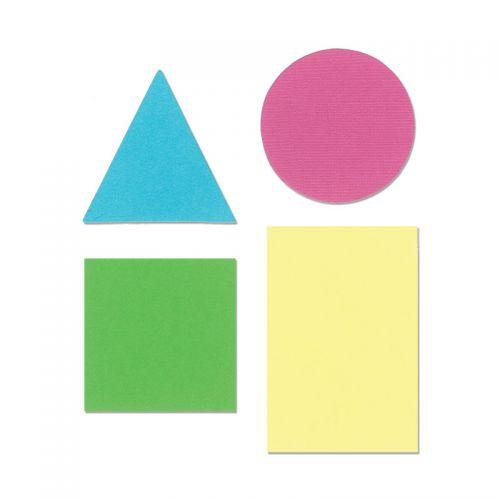
#> input picture Resources/img_2.png, 500 x 500 px
$ python chapter8.py
#> lines starting #> are read from the running program, lines starting #| are printed output that depends on the picture; after the words box and inside, x2 and y2 are one past the last pixel; in counts of white or black regions, pixels touching at a corner belong together
import cv2
import numpy as np


def getContours(img):
    contours,hierarchy=cv2.findContours(img,cv2.RETR_EXTERNAL,cv2.CHAIN_APPROX_NONE)
    for cnt in contours:
        area = cv2.contourArea(cnt)
        print(area)
        cv2.drawContours(imgContour, cnt,-1,(255,0,0),3)
        perimeter = cv2.arcLength(cnt,True)
        print(perimeter)
        approx = cv2.approxPolyDP(cnt,0.02*perimeter,True)
        print(len(approx))
        objCor=len(approx)
        x,y,w,h =cv2.boundingRect(approx)

        if objCor ==3: objectType ="Tri"
        elif objCor ==4:
            aspRatio = w/float(h)
            if aspRatio>0.95 and aspRatio<1.05 : objectType="Square"
            else: objectType="Rectangle"
            objectType ="Square"
        elif objCor>4: objectType=="Circles"
        else: objectType="None"
        cv2.rectangle(imgContour,(x,y),(x+w,y+h),(0,255,0),2)
        cv2.putText(imgContour,objectType,
                    (x+(w//2)-10,y+(h//2)-10),cv2.FONT_HERSHEY_COMPLEX_SMALL,0.7,(0,0,0),1)

path='Resources/img_2.png'
img = cv2.imread(path)
#> img is the input picture: shape (500, 500, 3); mean B, G, R 215.3, 232, 227.4
imgContour = img.copy()


imgGray = cv2.cvtColor(img,cv2.COLOR_BGR2GRAY)
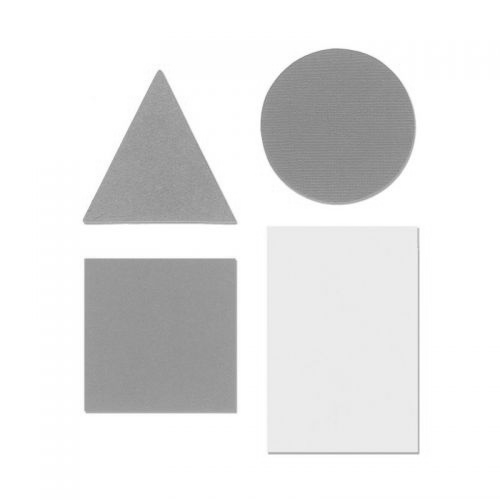
#> imgGray: shape (500, 500); min 128, max 255, mean 228.7
imgBlur = cv2.GaussianBlur(imgGray,(7,7),1)
imgCanny = cv2.Canny(imgBlur,40,40)
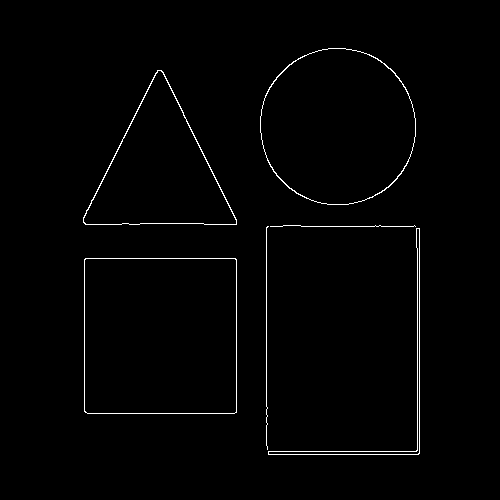
#> imgCanny: shape (500, 500); 1.2% white in thin lines or dots, all inside (x1, y1, x2, y2) = (83, 48, 420, 455)
getContours(imgCanny)
#> in getContours, `contours,hierarchy=cv2.findContours(img,cv2.RETR_EXTERNAL,cv2.CHAIN_AP..`: contours = 6 contours, 2 with area under 20; largest, box (x1, y1, x2, y2) and area: (84, 258, 237, 414) 23554, (260, 48, 416, 205) 19148, (83, 70, 237, 225) 12484, (268, 228, 420, 455) 920
#> the loop in getContours, `for cnt in contours:` made 6 passes
#> (area, perimeter, approx, objCor, x, y, w, h) on passes 1 to 2: (23554.5, 611.1, [[85, 258], [84, 411], [236, 412], [236, 259]], 4, 84, 258, 153, 155), (920, 753.7, [[419, 228], [417, 449], [268, 454], [419, 453]], 4, 268, 228, 152, 227)
#> (area, perimeter, approx, objCor, x, y, w, h) on pass 5: (12484.5, 527.2, [[157, 70], [83, 222], [236, 224]], 3, 83, 70, 154, 155)
#> (printed output is left out)
#> after the loop in getContours, `for cnt in contours:`:
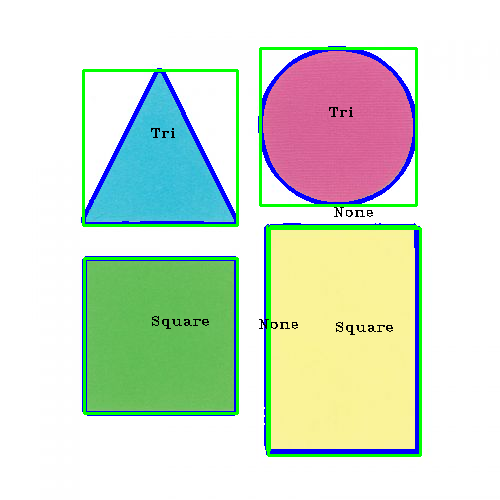
#> imgContour: shape (500, 500, 3); 6.56% of pixels changed, all inside (x1, y1, x2, y2) = (81, 46, 422, 457)

cv2.imshow("Original",imgGray)
cv2.imshow("Grar",imgGray)
cv2.imshow("Blur",imgBlur)
cv2.imshow("Blur",imgCanny)
cv2.imshow("Contours",imgContour)
cv2.waitKey(0)
